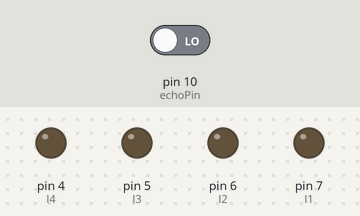
Recording of a sketch running on a simulated Arduino Uno, built with avr-gcc and run on an emulated ATmega328P. Parts: output pins drawn as LEDs (lit = HIGH). The test bench sets the inputs (shaded band); at power-on: pin 10 (echoPin) LOW. Random numbers use the default seed unless the sketch sets one; pins used as bus, display or sensor lines are not drawn.

Above: at 1.5 s.
At 2.5 s:
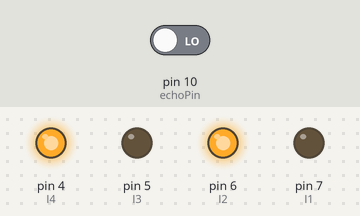
At 3.6 s:
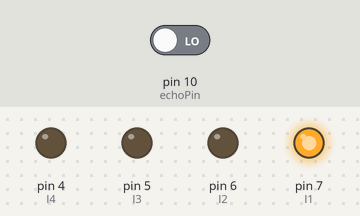
Timing chart, 0 to 6.8 s (numbered marks = the images above):
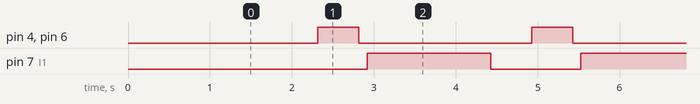

Measured:
- by itself, pin 4 (I4), pin 6 (I2): alternates HIGH for 0.50 s and LOW for 2.1 s
- by itself, pin 7 (I1): alternates HIGH for 1.5 s and LOW for 1.1 s
- by itself, everything shown: repeats every 2.6 s, in 4 steps

The sketch:

obstacle_avoiding.ino
```cpp
// Define pin numbers
int trigPin = 9;
int echoPin = 10;
int I4 = 4;
int I3 = 5;
int I2 = 6;
int I1 = 7;

// Variables for ultrasonic sensor
long duration;
int distance;

void setup() {
  // Initialization code runs once at the beginning
  delay(random(500, 2000));
  Serial.begin(9600);

  // Motor control pins
  pinMode(I1, OUTPUT);
  pinMode(I2, OUTPUT);
  pinMode(I3, OUTPUT);
  pinMode(I4, OUTPUT);

  // Ultrasonic sensor pins
  pinMode(trigPin, OUTPUT);
  pinMode(echoPin, INPUT);
}

void loop() {
  // Ultrasonic sensor measurement
  digitalWrite(trigPin, LOW);
  delayMicroseconds(2);
  digitalWrite(trigPin, HIGH);
  delayMicroseconds(10);
  duration = pulseIn(echoPin, HIGH);
  distance = duration / 58.2;
  delay(10);

  // Motor control based on distance
  if (distance > 10) {
    digitalWrite(I1, HIGH);
    digitalWrite(I2, LOW);
    digitalWrite(I3, HIGH);
    digitalWrite(I4, LOW);
  }

  if (distance < 9) {
    // Move backward and turn
    digitalWrite(I1, LOW);
    digitalWrite(I2, LOW);
    digitalWrite(I3, LOW);
    digitalWrite(I4, LOW);
    delay(500);

    digitalWrite(I1, LOW);
    digitalWrite(I2, HIGH);
    digitalWrite(I3, LOW);
    digitalWrite(I4, HIGH);
    delay(500);

    // Stop briefly
    digitalWrite(I1, LOW);
    digitalWrite(I2, LOW);
    digitalWrite(I3, LOW);
    digitalWrite(I4, LOW);
    delay(100);

    // Move forward
    digitalWrite(I1, HIGH);
    digitalWrite(I2, LOW);
    digitalWrite(I3, LOW);
    digitalWrite(I4, LOW);
    delay(500);
  }
}
```
